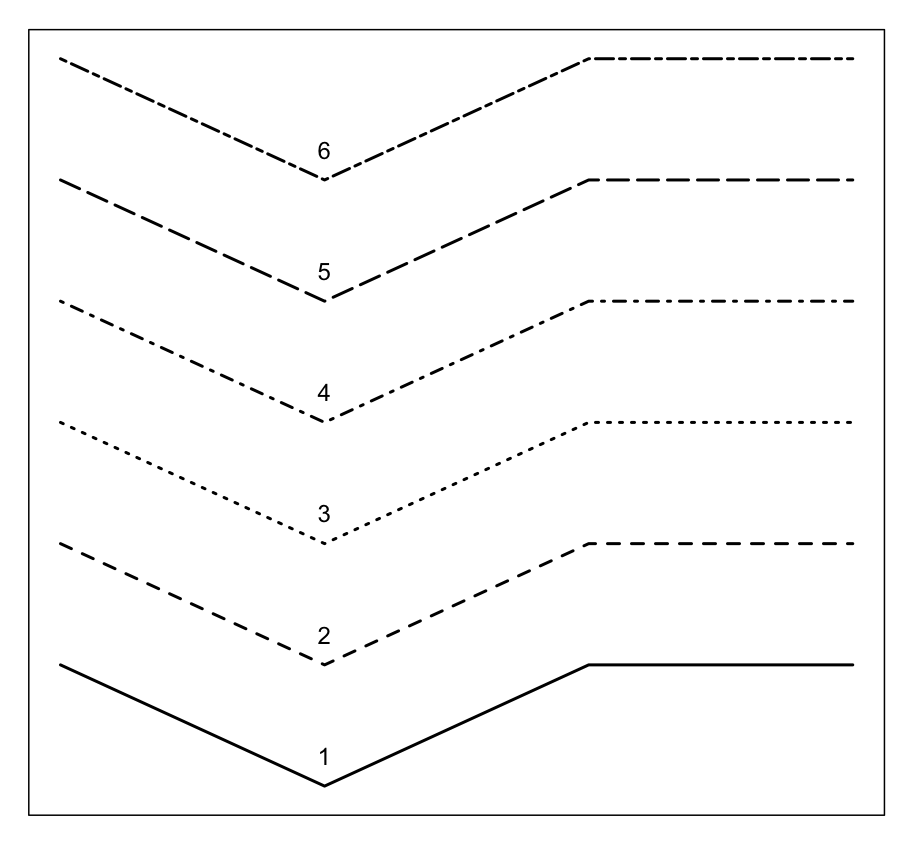

Generate this figure with R:
par(mar = c(1,1,1,1))
a<-c(1,0,1,1)
plot(	1,1,
	type = "n",
	xlim = c(1,4),ylim = c(0,6),
	axes = F,
	xlab = "",ylab = "")
matlines(	x = 1:4,
	y = cbind(a,a+1,a+2,a+3,a+4,a+5),
	col = "black",
	lty = 1:6,
	lwd = 2)
text(	x = rep(2,6),
	y = (1:6)-0.75,
	labels = as.character(1:6))
box()
